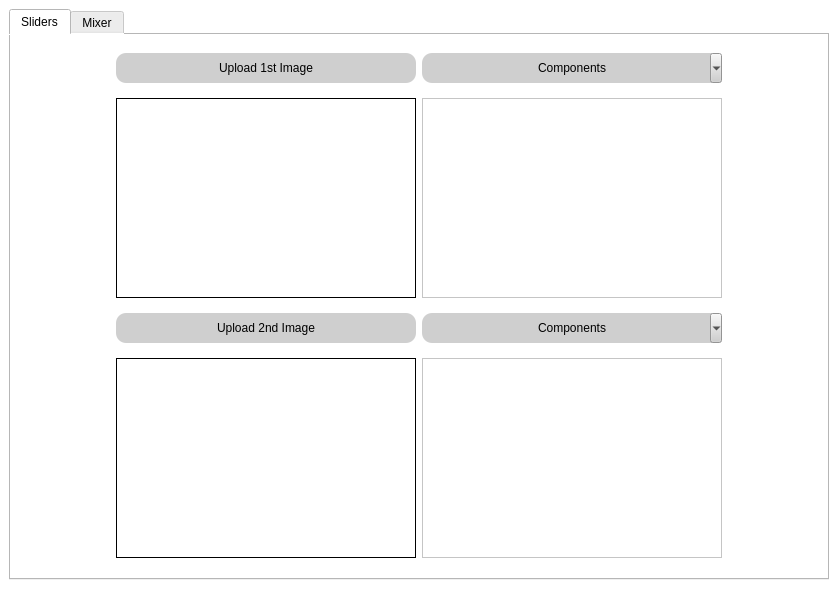
<?xml version="1.0" encoding="UTF-8"?>
<ui version="4.0">
 <class>MainWindow</class>
 <widget class="QMainWindow" name="MainWindow">
  <property name="geometry">
   <rect>
    <x>0</x>
    <y>0</y>
    <width>838</width>
    <height>611</height>
   </rect>
  </property>
  <property name="windowTitle">
   <string>MainWindow</string>
  </property>
  <property name="styleSheet">
   <string notr="true">background-color: rgb(255, 255, 255);</string>
  </property>
  <property name="tabShape">
   <enum>QTabWidget::Triangular</enum>
  </property>
  <property name="dockNestingEnabled">
   <bool>false</bool>
  </property>
  <property name="unifiedTitleAndToolBarOnMac">
   <bool>false</bool>
  </property>
  <widget class="QWidget" name="centralwidget">
   <layout class="QGridLayout" name="gridLayout_3">
    <item row="0" column="0">
     <widget class="QTabWidget" name="tabWidget">
      <property name="sizePolicy">
       <sizepolicy hsizetype="Expanding" vsizetype="Expanding">
        <horstretch>0</horstretch>
        <verstretch>0</verstretch>
       </sizepolicy>
      </property>
      <property name="contextMenuPolicy">
       <enum>Qt::NoContextMenu</enum>
      </property>
      <property name="tabShape">
       <enum>QTabWidget::Rounded</enum>
      </property>
      <property name="currentIndex">
       <number>0</number>
      </property>
      <property name="movable">
       <bool>true</bool>
      </property>
      <widget class="QWidget" name="tab1">
       <attribute name="title">
        <string>Sliders</string>
       </attribute>
       <layout class="QGridLayout" name="gridLayout">
        <item row="0" column="0">
         <layout class="QHBoxLayout" name="horizontalLayout_6">
          <item>
           <widget class="QPushButton" name="Upload_2">
            <property name="sizePolicy">
             <sizepolicy hsizetype="Minimum" vsizetype="Fixed">
              <horstretch>0</horstretch>
              <verstretch>0</verstretch>
             </sizepolicy>
            </property>
            <property name="minimumSize">
             <size>
              <width>0</width>
              <height>30</height>
             </size>
            </property>
            <property name="styleSheet">
             <string notr="true">background-color: rgb(207, 207, 207);
font: 75 9pt &quot;MS Shell Dlg 2&quot;;
border-style: outset;
border-radius: 10px;
padding: 4px;</string>
            </property>
            <property name="text">
             <string>Upload 1st Image</string>
            </property>
           </widget>
          </item>
          <item>
           <widget class="QToolButton" name="inputComponents1_2">
            <property name="sizePolicy">
             <sizepolicy hsizetype="Preferred" vsizetype="Fixed">
              <horstretch>0</horstretch>
              <verstretch>0</verstretch>
             </sizepolicy>
            </property>
            <property name="minimumSize">
             <size>
              <width>0</width>
              <height>30</height>
             </size>
            </property>
            <property name="styleSheet">
             <string notr="true">selection-background-color: rgb(0, 73, 220);
selection-color: rgb(255, 255, 255);
background-color: rgb(207, 207, 207);
font: 75 9pt &quot;MS Shell Dlg 2&quot;;
border-style: outset;
border-radius: 10px;
padding: 4px;</string>
            </property>
            <property name="text">
             <string>Components</string>
            </property>
            <property name="popupMode">
             <enum>QToolButton::MenuButtonPopup</enum>
            </property>
           </widget>
          </item>
         </layout>
        </item>
        <item row="1" column="0">
         <layout class="QHBoxLayout" name="horizontalLayout_2">
          <item>
           <widget class="QLabel" name="inputImage1_2">
            <property name="sizePolicy">
             <sizepolicy hsizetype="Fixed" vsizetype="Fixed">
              <horstretch>0</horstretch>
              <verstretch>0</verstretch>
             </sizepolicy>
            </property>
            <property name="minimumSize">
             <size>
              <width>300</width>
              <height>200</height>
             </size>
            </property>
            <property name="styleSheet">
             <string notr="true">background-color: rgb(255, 255, 255);</string>
            </property>
            <property name="frameShape">
             <enum>QFrame::Box</enum>
            </property>
            <property name="text">
             <string/>
            </property>
           </widget>
          </item>
          <item>
           <widget class="PlotWidget" name="inputImage1Component_2">
            <property name="sizePolicy">
             <sizepolicy hsizetype="Fixed" vsizetype="Fixed">
              <horstretch>0</horstretch>
              <verstretch>0</verstretch>
             </sizepolicy>
            </property>
            <property name="minimumSize">
             <size>
              <width>300</width>
              <height>200</height>
             </size>
            </property>
           </widget>
          </item>
         </layout>
        </item>
        <item row="2" column="0">
         <layout class="QHBoxLayout" name="horizontalLayout_4">
          <item>
           <widget class="QPushButton" name="Upload2">
            <property name="sizePolicy">
             <sizepolicy hsizetype="Minimum" vsizetype="Fixed">
              <horstretch>0</horstretch>
              <verstretch>0</verstretch>
             </sizepolicy>
            </property>
            <property name="minimumSize">
             <size>
              <width>0</width>
              <height>30</height>
             </size>
            </property>
            <property name="styleSheet">
             <string notr="true">background-color: rgb(207, 207, 207);
font: 75 9pt &quot;MS Shell Dlg 2&quot;;
border-style: outset;
border-radius: 10px;
padding: 4px;</string>
            </property>
            <property name="text">
             <string>Upload 2nd Image</string>
            </property>
           </widget>
          </item>
          <item>
           <widget class="QToolButton" name="inputComponents2">
            <property name="sizePolicy">
             <sizepolicy hsizetype="Preferred" vsizetype="Fixed">
              <horstretch>0</horstretch>
              <verstretch>0</verstretch>
             </sizepolicy>
            </property>
            <property name="minimumSize">
             <size>
              <width>0</width>
              <height>30</height>
             </size>
            </property>
            <property name="styleSheet">
             <string notr="true">selection-background-color: rgb(0, 73, 220);
selection-color: rgb(255, 255, 255);
background-color: rgb(207, 207, 207);
font: 75 9pt &quot;MS Shell Dlg 2&quot;;
border-style: outset;
border-radius: 10px;
padding: 4px;</string>
            </property>
            <property name="text">
             <string>Components</string>
            </property>
            <property name="popupMode">
             <enum>QToolButton::MenuButtonPopup</enum>
            </property>
           </widget>
          </item>
         </layout>
        </item>
        <item row="3" column="0">
         <layout class="QHBoxLayout" name="horizontalLayout_5">
          <item>
           <widget class="QLabel" name="inputImage2">
            <property name="sizePolicy">
             <sizepolicy hsizetype="Fixed" vsizetype="Fixed">
              <horstretch>0</horstretch>
              <verstretch>0</verstretch>
             </sizepolicy>
            </property>
            <property name="minimumSize">
             <size>
              <width>300</width>
              <height>200</height>
             </size>
            </property>
            <property name="styleSheet">
             <string notr="true">background-color: rgb(255, 255, 255);</string>
            </property>
            <property name="frameShape">
             <enum>QFrame::Box</enum>
            </property>
            <property name="text">
             <string/>
            </property>
           </widget>
          </item>
          <item>
           <widget class="PlotWidget" name="inputImage2Component">
            <property name="sizePolicy">
             <sizepolicy hsizetype="Fixed" vsizetype="Fixed">
              <horstretch>0</horstretch>
              <verstretch>0</verstretch>
             </sizepolicy>
            </property>
            <property name="minimumSize">
             <size>
              <width>300</width>
              <height>200</height>
             </size>
            </property>
           </widget>
          </item>
         </layout>
        </item>
       </layout>
      </widget>
      <widget class="QWidget" name="tab2">
       <attribute name="title">
        <string>Mixer</string>
       </attribute>
       <layout class="QGridLayout" name="gridLayout_2">
        <item row="6" column="0" colspan="3">
         <layout class="QHBoxLayout" name="horizontalLayout">
          <item>
           <widget class="PlotWidget" name="output1">
            <property name="styleSheet">
             <string notr="true">border-color: rgb(0, 0, 0);</string>
            </property>
            <property name="frameShape">
             <enum>QFrame::Box</enum>
            </property>
           </widget>
          </item>
          <item>
           <widget class="PlotWidget" name="output2">
            <property name="styleSheet">
             <string notr="true">border-color: rgb(0, 0, 0);</string>
            </property>
            <property name="frameShape">
             <enum>QFrame::Box</enum>
            </property>
           </widget>
          </item>
         </layout>
        </item>
        <item row="5" column="2">
         <widget class="QLabel" name="s2Value">
          <property name="sizePolicy">
           <sizepolicy hsizetype="Fixed" vsizetype="Minimum">
            <horstretch>0</horstretch>
            <verstretch>0</verstretch>
           </sizepolicy>
          </property>
          <property name="minimumSize">
           <size>
            <width>45</width>
            <height>40</height>
           </size>
          </property>
          <property name="font">
           <font>
            <pointsize>11</pointsize>
           </font>
          </property>
          <property name="styleSheet">
           <string notr="true">
</string>
          </property>
          <property name="frameShape">
           <enum>QFrame::NoFrame</enum>
          </property>
          <property name="text">
           <string/>
          </property>
          <property name="alignment">
           <set>Qt::AlignCenter</set>
          </property>
         </widget>
        </item>
        <item row="2" column="2">
         <widget class="QLabel" name="s1Value">
          <property name="sizePolicy">
           <sizepolicy hsizetype="Fixed" vsizetype="Preferred">
            <horstretch>0</horstretch>
            <verstretch>0</verstretch>
           </sizepolicy>
          </property>
          <property name="minimumSize">
           <size>
            <width>45</width>
            <height>40</height>
           </size>
          </property>
          <property name="font">
           <font>
            <pointsize>11</pointsize>
           </font>
          </property>
          <property name="styleSheet">
           <string notr="true">border-color: rgb(0, 0, 0);</string>
          </property>
          <property name="frameShape">
           <enum>QFrame::NoFrame</enum>
          </property>
          <property name="text">
           <string/>
          </property>
          <property name="alignment">
           <set>Qt::AlignCenter</set>
          </property>
         </widget>
        </item>
        <item row="3" column="0">
         <widget class="QLabel" name="component2Label">
          <property name="font">
           <font>
            <pointsize>12</pointsize>
            <weight>75</weight>
            <bold>true</bold>
           </font>
          </property>
          <property name="text">
           <string>Component 2:</string>
          </property>
         </widget>
        </item>
        <item row="1" column="0">
         <widget class="QLabel" name="component1Label">
          <property name="sizePolicy">
           <sizepolicy hsizetype="Fixed" vsizetype="Fixed">
            <horstretch>0</horstretch>
            <verstretch>0</verstretch>
           </sizepolicy>
          </property>
          <property name="font">
           <font>
            <pointsize>12</pointsize>
            <weight>75</weight>
            <bold>true</bold>
           </font>
          </property>
          <property name="text">
           <string>Component 1:</string>
          </property>
         </widget>
        </item>
        <item row="0" column="0">
         <widget class="QLabel" name="mixerLabel">
          <property name="sizePolicy">
           <sizepolicy hsizetype="Minimum" vsizetype="Minimum">
            <horstretch>0</horstretch>
            <verstretch>0</verstretch>
           </sizepolicy>
          </property>
          <property name="minimumSize">
           <size>
            <width>300</width>
            <height>80</height>
           </size>
          </property>
          <property name="font">
           <font>
            <pointsize>24</pointsize>
            <weight>75</weight>
            <bold>true</bold>
           </font>
          </property>
          <property name="toolTipDuration">
           <number>3</number>
          </property>
          <property name="text">
           <string>Mixer Output To:</string>
          </property>
          <property name="indent">
           <number>-2</number>
          </property>
         </widget>
        </item>
        <item row="2" column="0">
         <widget class="QToolButton" name="imgChoice1">
          <property name="sizePolicy">
           <sizepolicy hsizetype="Fixed" vsizetype="Fixed">
            <horstretch>0</horstretch>
            <verstretch>0</verstretch>
           </sizepolicy>
          </property>
          <property name="minimumSize">
           <size>
            <width>300</width>
            <height>28</height>
           </size>
          </property>
          <property name="styleSheet">
           <string notr="true">selection-background-color: rgb(0, 73, 220);
selection-color: rgb(255, 255, 255);
background-color: rgb(207, 207, 207);
font: 75 9pt &quot;MS Shell Dlg 2&quot;;
border-style: outset;
border-radius: 10px;
padding: 4px;</string>
          </property>
          <property name="text">
           <string>Img 1, Img 2</string>
          </property>
          <property name="popupMode">
           <enum>QToolButton::MenuButtonPopup</enum>
          </property>
         </widget>
        </item>
        <item row="4" column="0" rowspan="2">
         <widget class="QToolButton" name="imgChoice2">
          <property name="minimumSize">
           <size>
            <width>300</width>
            <height>28</height>
           </size>
          </property>
          <property name="styleSheet">
           <string notr="true">selection-background-color: rgb(0, 73, 220);
selection-color: rgb(255, 255, 255);
background-color: rgb(207, 207, 207);
font: 75 9pt &quot;MS Shell Dlg 2&quot;;
border-style: outset;
border-radius: 10px;
padding: 4px;</string>
          </property>
          <property name="text">
           <string>Img 1, Img 2</string>
          </property>
          <property name="popupMode">
           <enum>QToolButton::MenuButtonPopup</enum>
          </property>
         </widget>
        </item>
        <item row="0" column="1" colspan="2">
         <widget class="QToolButton" name="outputChoice">
          <property name="sizePolicy">
           <sizepolicy hsizetype="Minimum" vsizetype="Fixed">
            <horstretch>0</horstretch>
            <verstretch>0</verstretch>
           </sizepolicy>
          </property>
          <property name="minimumSize">
           <size>
            <width>300</width>
            <height>0</height>
           </size>
          </property>
          <property name="styleSheet">
           <string notr="true">selection-background-color: rgb(0, 73, 220);
selection-color: rgb(255, 255, 255);
background-color: rgb(207, 207, 207);
font: 75 9pt &quot;MS Shell Dlg 2&quot;;
border-style: outset;
border-radius: 10px;
padding: 4px;</string>
          </property>
          <property name="text">
           <string>Output 1, Output 2</string>
          </property>
          <property name="popupMode">
           <enum>QToolButton::MenuButtonPopup</enum>
          </property>
         </widget>
        </item>
        <item row="2" column="1">
         <widget class="QSlider" name="slider1">
          <property name="sizePolicy">
           <sizepolicy hsizetype="Minimum" vsizetype="Fixed">
            <horstretch>0</horstretch>
            <verstretch>0</verstretch>
           </sizepolicy>
          </property>
          <property name="minimumSize">
           <size>
            <width>280</width>
            <height>0</height>
           </size>
          </property>
          <property name="maximumSize">
           <size>
            <width>194</width>
            <height>16777215</height>
           </size>
          </property>
          <property name="orientation">
           <enum>Qt::Horizontal</enum>
          </property>
         </widget>
        </item>
        <item row="1" column="1" colspan="2">
         <widget class="QToolButton" name="componentsChoice1">
          <property name="sizePolicy">
           <sizepolicy hsizetype="Minimum" vsizetype="Fixed">
            <horstretch>0</horstretch>
            <verstretch>0</verstretch>
           </sizepolicy>
          </property>
          <property name="minimumSize">
           <size>
            <width>300</width>
            <height>22</height>
           </size>
          </property>
          <property name="styleSheet">
           <string notr="true">selection-background-color: rgb(0, 73, 220);
selection-color: rgb(255, 255, 255);
background-color: rgb(207, 207, 207);
font: 75 9pt &quot;MS Shell Dlg 2&quot;;
border-style: outset;
border-radius: 10px;
padding: 4px;</string>
          </property>
          <property name="text">
           <string>Components</string>
          </property>
          <property name="popupMode">
           <enum>QToolButton::MenuButtonPopup</enum>
          </property>
         </widget>
        </item>
        <item row="3" column="1" rowspan="2" colspan="2">
         <widget class="QToolButton" name="componentsChoice2">
          <property name="sizePolicy">
           <sizepolicy hsizetype="Minimum" vsizetype="Fixed">
            <horstretch>0</horstretch>
            <verstretch>0</verstretch>
           </sizepolicy>
          </property>
          <property name="minimumSize">
           <size>
            <width>300</width>
            <height>22</height>
           </size>
          </property>
          <property name="styleSheet">
           <string notr="true">selection-background-color: rgb(0, 73, 220);
selection-color: rgb(255, 255, 255);
background-color: rgb(207, 207, 207);
font: 75 9pt &quot;MS Shell Dlg 2&quot;;
border-style: outset;
border-radius: 10px;
padding: 4px;</string>
          </property>
          <property name="text">
           <string>Components</string>
          </property>
          <property name="popupMode">
           <enum>QToolButton::MenuButtonPopup</enum>
          </property>
         </widget>
        </item>
        <item row="5" column="1">
         <widget class="QSlider" name="slider2">
          <property name="sizePolicy">
           <sizepolicy hsizetype="Minimum" vsizetype="Fixed">
            <horstretch>0</horstretch>
            <verstretch>0</verstretch>
           </sizepolicy>
          </property>
          <property name="minimumSize">
           <size>
            <width>280</width>
            <height>0</height>
           </size>
          </property>
          <property name="orientation">
           <enum>Qt::Horizontal</enum>
          </property>
         </widget>
        </item>
       </layout>
      </widget>
     </widget>
    </item>
   </layout>
  </widget>
  <widget class="QStatusBar" name="statusbar"/>
  <action name="actionMagnitude">
   <property name="text">
    <string>Magnitude</string>
   </property>
  </action>
  <action name="actionPhase">
   <property name="text">
    <string>Phase</string>
   </property>
  </action>
  <action name="actionMagnitude_2">
   <property name="text">
    <string>Magnitude</string>
   </property>
  </action>
  <action name="actionPhase_2">
   <property name="text">
    <string>Phase</string>
   </property>
  </action>
  <action name="actionReal">
   <property name="text">
    <string>Real</string>
   </property>
  </action>
  <action name="actionImaginary">
   <property name="text">
    <string>Imaginary</string>
   </property>
  </action>
  <action name="actionReal_2">
   <property name="text">
    <string>Real</string>
   </property>
  </action>
  <action name="actionImaginary_2">
   <property name="text">
    <string>Imaginary</string>
   </property>
  </action>
  <action name="actionImage1">
   <property name="text">
    <string>Image 1</string>
   </property>
  </action>
  <action name="actionImage2">
   <property name="text">
    <string>Image 2</string>
   </property>
  </action>
  <action name="actionImage11">
   <property name="text">
    <string>Image 1</string>
   </property>
  </action>
  <action name="actionImage22">
   <property name="text">
    <string>Image 2</string>
   </property>
  </action>
  <action name="actionOutput_1">
   <property name="text">
    <string>Output 1</string>
   </property>
  </action>
  <action name="actionOutput_2">
   <property name="text">
    <string>Output 2</string>
   </property>
  </action>
  <action name="actionMagnitude_3">
   <property name="text">
    <string>Magnitude </string>
   </property>
  </action>
  <action name="actionPhase_3">
   <property name="text">
    <string>Phase</string>
   </property>
  </action>
  <action name="actionReal_3">
   <property name="text">
    <string>Real</string>
   </property>
  </action>
  <action name="actionImaginary_3">
   <property name="text">
    <string>Imaginary</string>
   </property>
  </action>
  <action name="actionUniform_Magnitude">
   <property name="text">
    <string>Uniform Magnitude</string>
   </property>
  </action>
  <action name="actionUniform_Phase">
   <property name="text">
    <string>Uniform Phase</string>
   </property>
  </action>
  <action name="actionMagnitude_4">
   <property name="text">
    <string>Magnitude</string>
   </property>
  </action>
  <action name="actionPhase_4">
   <property name="text">
    <string>Phase</string>
   </property>
  </action>
  <action name="actionReal_4">
   <property name="text">
    <string>Real</string>
   </property>
  </action>
  <action name="actionImaginary_4">
   <property name="text">
    <string>Imaginary</string>
   </property>
  </action>
  <action name="actionUniform_Magnitude_2">
   <property name="text">
    <string>Uniform Magnitude</string>
   </property>
  </action>
  <action name="actionUniform_Phase_2">
   <property name="text">
    <string>Uniform Phase</string>
   </property>
  </action>
 </widget>
 <customwidgets>
  <customwidget>
   <class>PlotWidget</class>
   <extends>QGraphicsView</extends>
   <header location="global">pyqtgraph</header>
  </customwidget>
 </customwidgets>
 <resources/>
 <connections/>
</ui>
